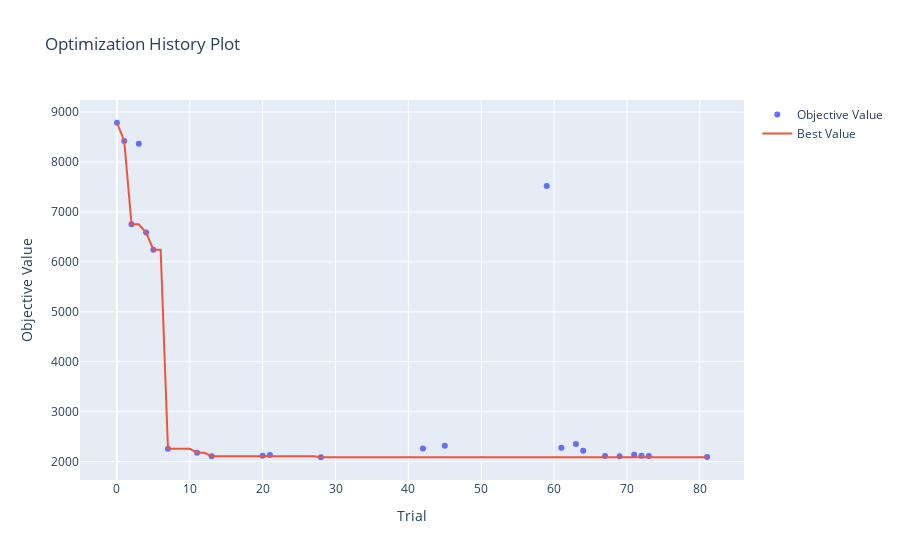
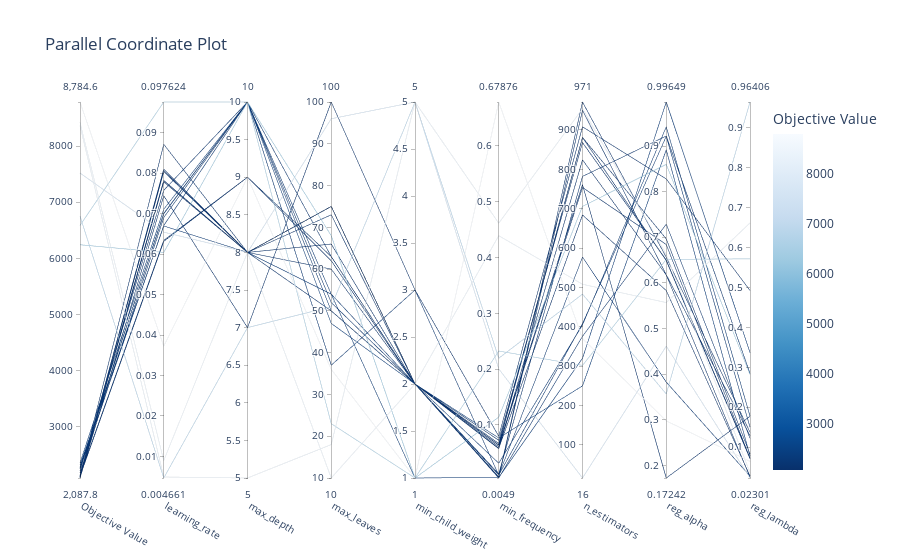
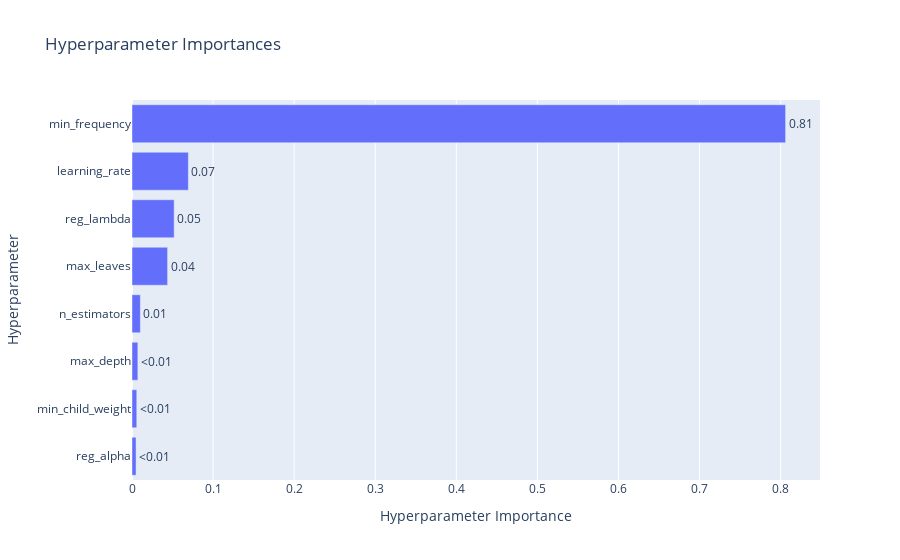

These figures' notebook cell, in order:
### Markdown cell above
1.  2.  3.

### Code cell
# Inserte su código acá

from optuna.visualization import plot_optimization_history 
from optuna.visualization import plot_parallel_coordinate 
from optuna.visualization import plot_param_importances

# 1. Gráfico de historial de optimización
fig1 = plot_optimization_history(study)
fig1.show()  # Muestra la evolución del valor objetivo a lo largo de los trials

# 2. Gráfico de coordenadas paralelas
fig2 = plot_parallel_coordinate(study)
fig2.show()  # Permite ver cómo interactúan los hiperparámetros

# 3. Gráfico de importancia de hiperparámetros
fig3 = plot_param_importances(study)
fig3.show()  # Indica qué parámetros influyen más en el rendimiento

### Figure 1 — Plotly figure (JSON) as saved in the notebook; plotly's stock layout.template omitted (floating-point values rounded to 4 significant figures)
{"data": [{"mode": "markers", "name": "Objective Value", "type": "scatter", "x": [0, 1, 2, 3, 4, 5, 7, 11, 13, 20, 21, 28, 42, 45, 59, 61, 63, 64, 67, 69, 71, 72, 73, 81], "y": [8785.0, 8420.0, 6753.0, 8363.0, 6587.0, 6242.0, 2256.0, 2178.0, 2108.0, 2118.0, 2133.0, 2088.0, 2261.0, 2319.0, 7519.0, 2279.0, 2355.0, 2217.0, 2113.0, 2108.0, 2137.0, 2116.0, 2114.0, 2092.0]}, {"mode": "lines", "name": "Best Value", "type": "scatter", "x": [0, 1, 2, 3, 4, 5, 6, 7, 8, 9, 10, 11, 12, 13, 14, 15, 16, 17, 18, 19, 20, 21, 22, 23, 24, 25, 26, 27, 28, 29, 30, 31, 32, 33, 34, 35, 36, 37, 38, 39, 40, 41, 42, 43, 44, 45, 46, 47, 48, 49, 50, 51, 52, 53, 54, 55, 56, 57, 58, 59, 60, 61, 62, 63, 64, 65, 66, 67, 68, 69, 70, 71, 72, 73, 74, 75, 76, 77, 78, 79, 80, 81], "y": [8785.0, 8420.0, 6753.0, 6753.0, 6587.0, 6242.0, 6242.0, 2256.0, 2256.0, 2256.0, 2256.0, 2178.0, 2178.0, 2108.0, 2108.0, 2108.0, 2108.0, 2108.0, 2108.0, 2108.0, 2108.0, 2108.0, 2108.0, 2108.0, 2108.0, 2108.0, 2108.0, 2108.0, 2088.0, 2088.0, 2088.0, 2088.0, 2088.0, 2088.0, 2088.0, 2088.0, 2088.0, 2088.0, 2088.0, 2088.0, 2088.0, 2088.0, 2088.0, 2088.0, 2088.0, 2088.0, 2088.0, 2088.0, 2088.0, 2088.0, 2088.0, 2088.0, 2088.0, 2088.0, 2088.0, 2088.0, 2088.0, 2088.0, 2088.0, 2088.0, 2088.0, 2088.0, 2088.0, 2088.0, 2088.0, 2088.0, 2088.0, 2088.0, 2088.0, 2088.0, 2088.0, 2088.0, 2088.0, 2088.0, 2088.0, 2088.0, 2088.0, 2088.0, 2088.0, 2088.0, 2088.0, 2088.0]}, {"marker": {"color": "#cccccc"}, "mode": "markers", "name": "Infeasible Trial", "showlegend": false, "type": "scatter", "x": [], "y": []}], "layout": {"title": {"text": "Optimization History Plot"}, "xaxis": {"title": {"text": "Trial"}}, "yaxis": {"title": {"text": "Objective Value"}}}}

### Figure 2 — Plotly figure (JSON) as saved in the notebook; plotly's stock layout.template omitted (floating-point values rounded to 4 significant figures)
{"data": [{"dimensions": [{"label": "Objective Value", "range": [2088.0, 8785.0], "values": [8785.0, 8420.0, 6753.0, 8363.0, 6587.0, 6242.0, 2256.0, 2178.0, 2108.0, 2118.0, 2133.0, 2088.0, 2261.0, 2319.0, 7519.0, 2279.0, 2355.0, 2217.0, 2113.0, 2108.0, 2137.0, 2116.0, 2114.0, 2092.0]}, {"label": "learning_rate", "range": [0.004661, 0.09762], "values": [0.03724, 0.008936, 0.004661, 0.004906, 0.09762, 0.06043, 0.0671, 0.06907, 0.07787, 0.06316, 0.06341, 0.07444, 0.07008, 0.06697, 0.06544, 0.06999, 0.07111, 0.07578, 0.08104, 0.08042, 0.07823, 0.0807, 0.08717, 0.07818]}, {"label": "max_depth", "range": [5, 10], "values": [9, 8, 7, 5, 10, 10, 10, 10, 8, 9, 9, 7, 10, 8, 8, 10, 10, 10, 8, 8, 8, 8, 8, 8]}, {"label": "max_leaves", "range": [10, 100], "values": [36, 10, 51, 18, 23, 68, 37, 52, 50, 63, 62, 100, 50, 54, 96, 54, 47, 63, 60, 66, 75, 73, 75, 75]}, {"label": "min_child_weight", "range": [1, 5], "values": [1, 2, 5, 5, 1, 1, 3, 2, 2, 2, 2, 3, 2, 1, 5, 2, 2, 2, 2, 2, 2, 2, 2, 2]}, {"label": "min_frequency", "range": [0.004898, 0.6788], "values": [0.6788, 0.4392, 0.2195, 0.4616, 0.2324, 0.114, 0.009895, 0.01227, 0.06379, 0.006703, 0.005996, 0.07971, 0.01023, 0.005957, 0.2004, 0.03144, 0.07667, 0.004898, 0.05831, 0.05746, 0.06099, 0.07252, 0.06671, 0.06408]}, {"label": "n_estimators", "range": [16, 971], "values": [370, 508, 483, 954, 302, 706, 577, 782, 761, 971, 950, 908, 408, 320, 16, 405, 250, 376, 684, 824, 754, 868, 881, 881]}, {"label": "reg_alpha", "range": [0.1724, 0.9965], "values": [0.2976, 0.5569, 0.3566, 0.6623, 0.6515, 0.8598, 0.3826, 0.922, 0.1724, 0.6563, 0.6179, 0.8279, 0.9212, 0.9965, 0.4614, 0.942, 0.8916, 0.7287, 0.5832, 0.6175, 0.6841, 0.6501, 0.6488, 0.6966]}, {"label": "reg_lambda", "range": [0.02301, 0.9641], "values": [0.06466, 0.6614, 0.9641, 0.03633, 0.5716, 0.2823, 0.02785, 0.2849, 0.1774, 0.1375, 0.1293, 0.4925, 0.1503, 0.337, 0.02301, 0.1779, 0.07808, 0.1225, 0.02789, 0.02495, 0.07236, 0.07354, 0.07121, 0.08284]}], "labelangle": 30, "labelside": "bottom", "line": {"color": [8785.0, 8420.0, 6753.0, 8363.0, 6587.0, 6242.0, 2256.0, 2178.0, 2108.0, 2118.0, 2133.0, 2088.0, 2261.0, 2319.0, 7519.0, 2279.0, 2355.0, 2217.0, 2113.0, 2108.0, 2137.0, 2116.0, 2114.0, 2092.0], "colorbar": {"title": {"text": "Objective Value"}}, "colorscale": [[0, "rgb(247,251,255)"], [0.125, "rgb(222,235,247)"], [0.25, "rgb(198,219,239)"], [0.375, "rgb(158,202,225)"], [0.5, "rgb(107,174,214)"], [0.625, "rgb(66,146,198)"], [0.75, "rgb(33,113,181)"], [0.875, "rgb(8,81,156)"], [1, "rgb(8,48,107)"]], "reversescale": true, "showscale": true}, "type": "parcoords"}], "layout": {"title": {"text": "Parallel Coordinate Plot"}}}

### Figure 3 — Plotly figure (JSON) as saved in the notebook; plotly's stock layout.template omitted (floating-point values rounded to 4 significant figures)
{"data": [{"cliponaxis": false, "hovertemplate": ["reg_alpha (FloatDistribution): 0.004991522448718676<extra></extra>", "min_child_weight (IntDistribution): 0.005885221755996025<extra></extra>", "max_depth (IntDistribution): 0.00723182423884388<extra></extra>", "n_estimators (IntDistribution): 0.010305179023926837<extra></extra>", "max_leaves (IntDistribution): 0.04390998883414977<extra></extra>", "reg_lambda (FloatDistribution): 0.05201121481535259<extra></extra>", "learning_rate (FloatDistribution): 0.0695169677541803<extra></extra>", "min_frequency (FloatDistribution): 0.806148081128832<extra></extra>"], "name": "Objective Value", "orientation": "h", "text": ["<0.01", "<0.01", "<0.01", "0.01", "0.04", "0.05", "0.07", "0.81"], "textposition": "outside", "type": "bar", "x": [0.004992, 0.005885, 0.007232, 0.01031, 0.04391, 0.05201, 0.06952, 0.8061], "y": ["reg_alpha", "min_child_weight", "max_depth", "n_estimators", "max_leaves", "reg_lambda", "learning_rate", "min_frequency"]}], "layout": {"title": {"text": "Hyperparameter Importances"}, "xaxis": {"title": {"text": "Hyperparameter Importance"}}, "yaxis": {"title": {"text": "Hyperparameter"}}}}
